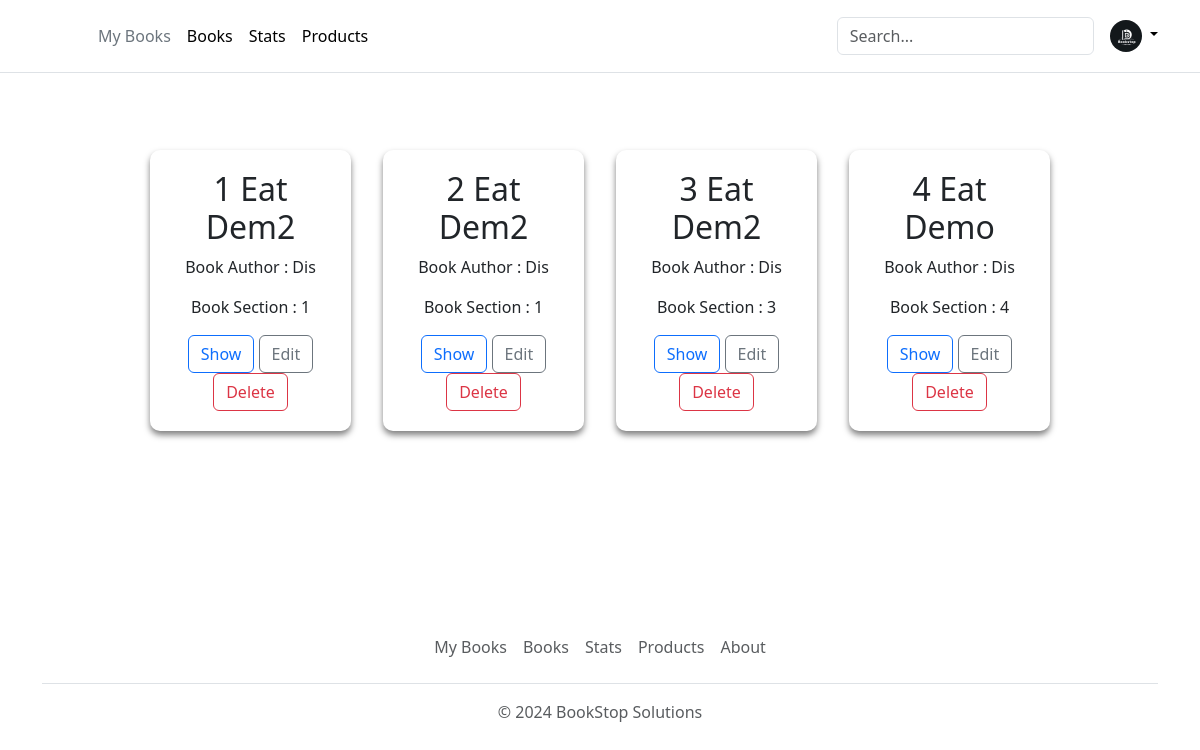
Before: /showBooks with the older database file.
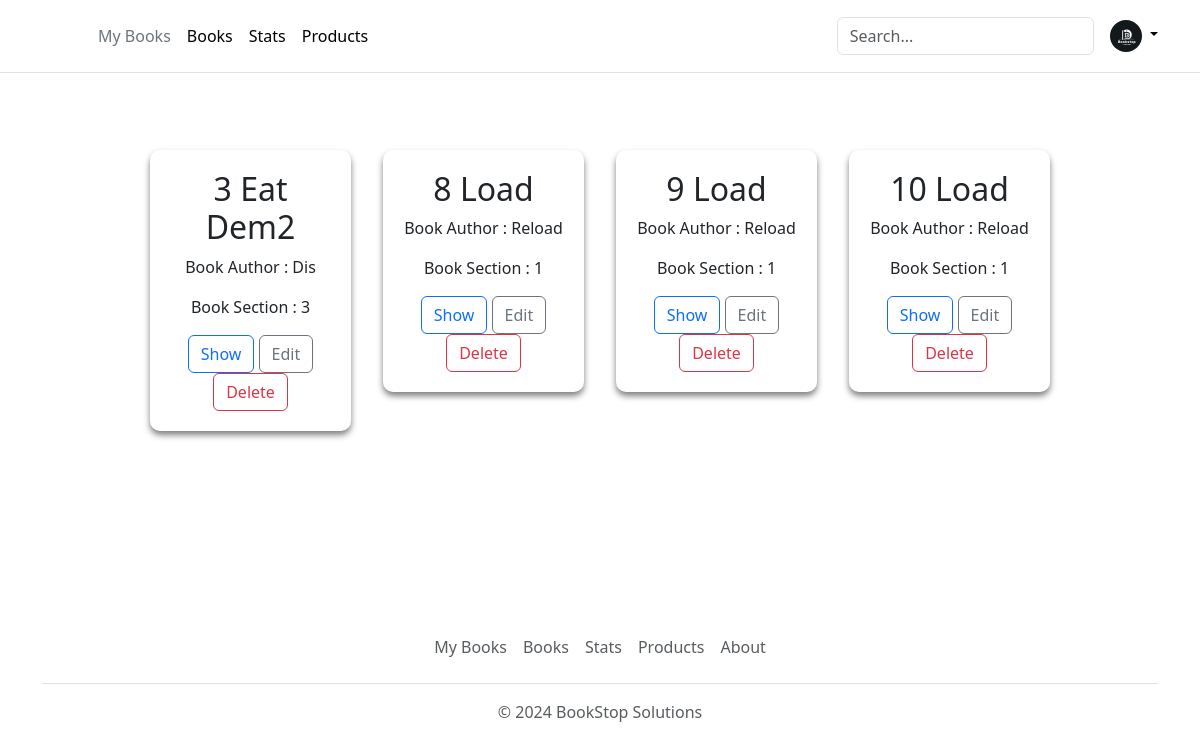
After: the same page with the newer database file.
### app.py (models this page shows)
class Books(db.Model):
    __tablename__ = 'books'
    BookId = db.Column(db.Integer, autoincrement=True, primary_key=True)
    SectionId = db.Column(db.Integer, db.ForeignKey('section.SectionId'), nullable=False)
    Title = db.Column(db.String(50), nullable=False)
    Author = db.Column(db.String(50), nullable=False)
    Content = db.Column(db.Text)
    ImageLink = db.Column(db.String(255))

### app.py (the view)
@app.route("/showBooks", methods = ["GET","POST"])
def showBooks():
    if request.method == 'POST':
        data = request.form.to_dict()
        print(data)
        books = Books(SectionId = 1,Title=data['Book-Title'],Author=data['Author'],Content=data['Content'])
        db.session.add(books)
        db.session.commit()
        print(data)
        books = Books.query.all()
        return render_template("showBooks.html", books=books)
    else:
        books = Books.query.all()
        return render_template("showBooks.html", books=books)

### templates/showBooks.html (shortened to what this page needs)
<!DOCTYPE html>
<html lang="en">
  <head>
    <link rel="stylesheet" href="/static/add-section.css" />
    {% include 'bootstrap.html' %}
  </head>
  <body>
    <div>
      {% include 'header.html' %}
      <div>
        <div class="main-container">
          {% for book in books %}
          <div class="section-container" id="1">
            <h2>{{book.BookId}} {{book.Title}}</h2>
            <p>Book Author : {{book.Author}}</p>
            <div>
              <p>Book Section : {{book.SectionId}}</p>
            </div>
            <button
              type="button"
              id="showBook{{book.BookId}}"
              class="btn btn-outline-primary"
            >
              Show
            </button>
            <button
              type="button"
              id="editBooks{{book.BookId}}"
              class="btn btn-outline-secondary"
            >
              Edit
            </button>
            <form
              action="{{ url_for('deleteBook', bookId=book.BookId) }}"
              method="post"
              style="display: inline"
            >
              <button type="submit" class="btn btn-outline-danger">
                Delete
              </button>
            </form>
          </div>
          {% endfor %}
        </div>
        {% include 'footer.html' %}
      </div>
    </div>
  </body>
</html>

### templates/bootstrap.html (shortened to what this page needs)
<link
  href="https://cdn.jsdelivr.net/npm/bootstrap@5.3.2/dist/css/bootstrap.min.css"
  rel="stylesheet"
/>

### templates/header.html (shortened to what this page needs)
<header class="p-3 mb-1 border-bottom">
  <div class="container">
    <div
      class="d-flex flex-wrap align-items-center justify-content-center justify-content-lg-start"
    >
      <a
        href="/"
        class="d-flex align-items-center mb-2 mb-lg-0 link-body-emphasis text-decoration-none"
      >
        <svg
          class="bi me-2"
          width="40"
          height="32"
          role="img"
          aria-label="Bootstrap"
        >
          <use xlink:href="#bootstrap" />
        </svg>
      </a>
      <ul
        class="nav col-12 col-lg-auto me-lg-auto mb-2 justify-content-center mb-md-0"
      >
        <li><a href="/" class="nav-link px-2 link-secondary">My Books</a></li>
        <li>
          <a href="/books" class="nav-link px-2 link-body-emphasis">Books</a>
        </li>
        <li>
          <a href="#" class="nav-link px-2 link-body-emphasis">Stats</a>
        </li>
        <li>
          <a href="#" class="nav-link px-2 link-body-emphasis">Products</a>
        </li>
      </ul>
      <form class="col-12 col-lg-auto mb-3 mb-lg-0 me-lg-3" role="search">
        <input
          type="search"
          class="form-control"
          placeholder="Search..."
          aria-label="Search"
        />
      </form>
      <div class="dropdown text-end">
        <a
          href="#"
          class="d-block link-body-emphasis text-decoration-none dropdown-toggle"
          data-bs-toggle="dropdown"
          aria-expanded="false"
        >
          <img
            src="/static/logo.jpg"
            alt="mdo"
            width="32"
            height="32"
            class="rounded-circle"
          />
        </a>
      </div>
    </div>
  </div>
</header>

### templates/footer.html
<div class="container">
  <footer class="py-3 my-4">
    <ul class="nav justify-content-center border-bottom pb-3 mb-3">
      <li class="nav-item">
        <a href="/" class="nav-link px-2 text-body-secondary">My Books</a>
      </li>
      <li class="nav-item">
        <a href="#" class="nav-link px-2 text-body-secondary">Books</a>
      </li>
      <li class="nav-item">
        <a href="#" class="nav-link px-2 text-body-secondary">Stats</a>
      </li>
      <li class="nav-item">
        <a href="#" class="nav-link px-2 text-body-secondary">Products</a>
      </li>
      <li class="nav-item">
        <a href="#" class="nav-link px-2 text-body-secondary">About</a>
      </li>
    </ul>
    <p class="text-center text-body-secondary">
      &copy; 2024 BookStop Solutions
    </p>
  </footer>
</div>

### static/add-section.css (style rules this page uses)
body { background-color: #2d2a2e; margin: 0; }
.main-container { display: flex; flex-wrap: wrap; padding: 130px; align-items: flex-start; gap: 2em; margin: 20px; margin-bottom: 50px; }
.section-container { background-color: rgba(255, 255, 255, 0.1); backdrop-filter: blur(10px); border-radius: 10px; padding: 20px 20px; box-shadow: 0 4px 6px rgba(0, 0, 0, 0.5); text-align: center; width: 20%; flex-grow: 1; }
header { position: fixed; top: 0; left: 0; width: 100%; background-color: rgba(255, 255, 255, 0.9); z-index: 2; }
input, textarea { width: 100%; padding: 8px; border-radius: 4px; border: solid 1px #0d6efd; color: #000; }
input, textarea { margin-bottom: 20px; }

Changed rows visible on the page:
removed Books: BookId "1", Title "Eat Dem2", Author "Dis", SectionId "1"
removed Books: BookId "2", Title "Eat Dem2", Author "Dis", SectionId "1"
removed Books: BookId "4", Title "Eat Demo", Author "Dis", SectionId "4"
added Books: BookId "8", Title "Load", Author "Reload", SectionId "1"
added Books: BookId "9", Title "Load", Author "Reload", SectionId "1"
added Books: BookId "10", Title "Load", Author "Reload", SectionId "1"
